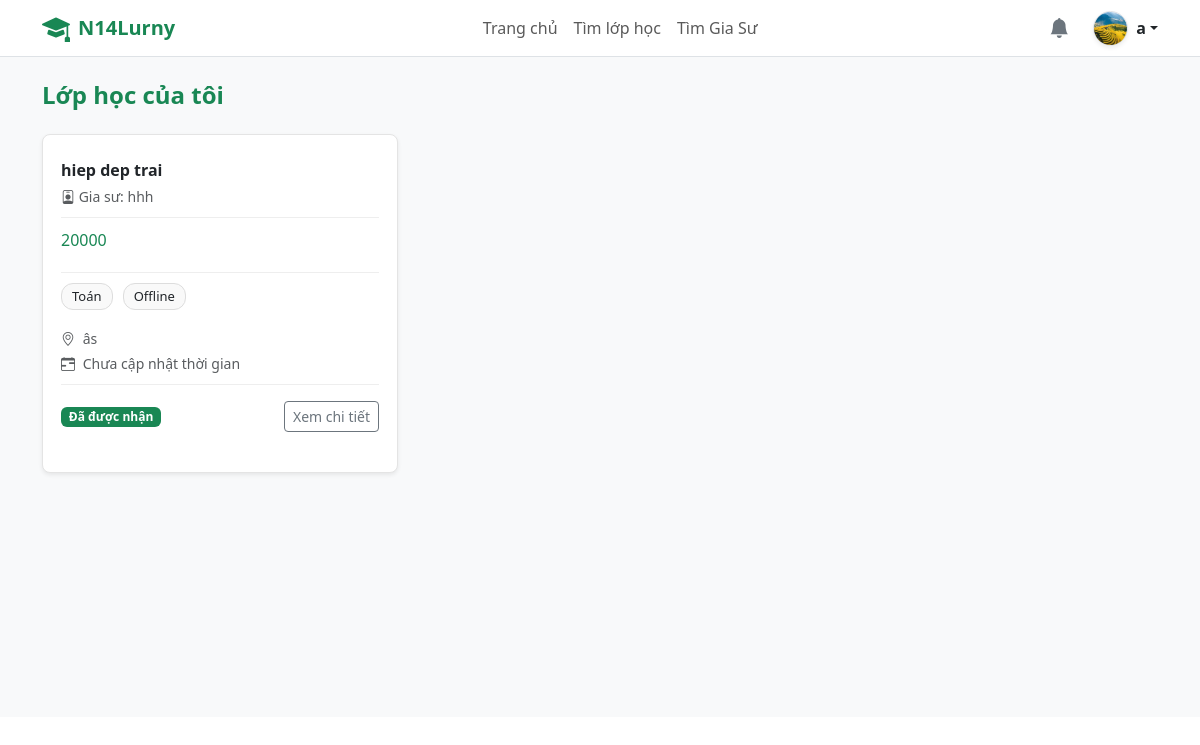
The page /N14Lurny/student/dashboard.php (signed in) on the database as committed earlier.
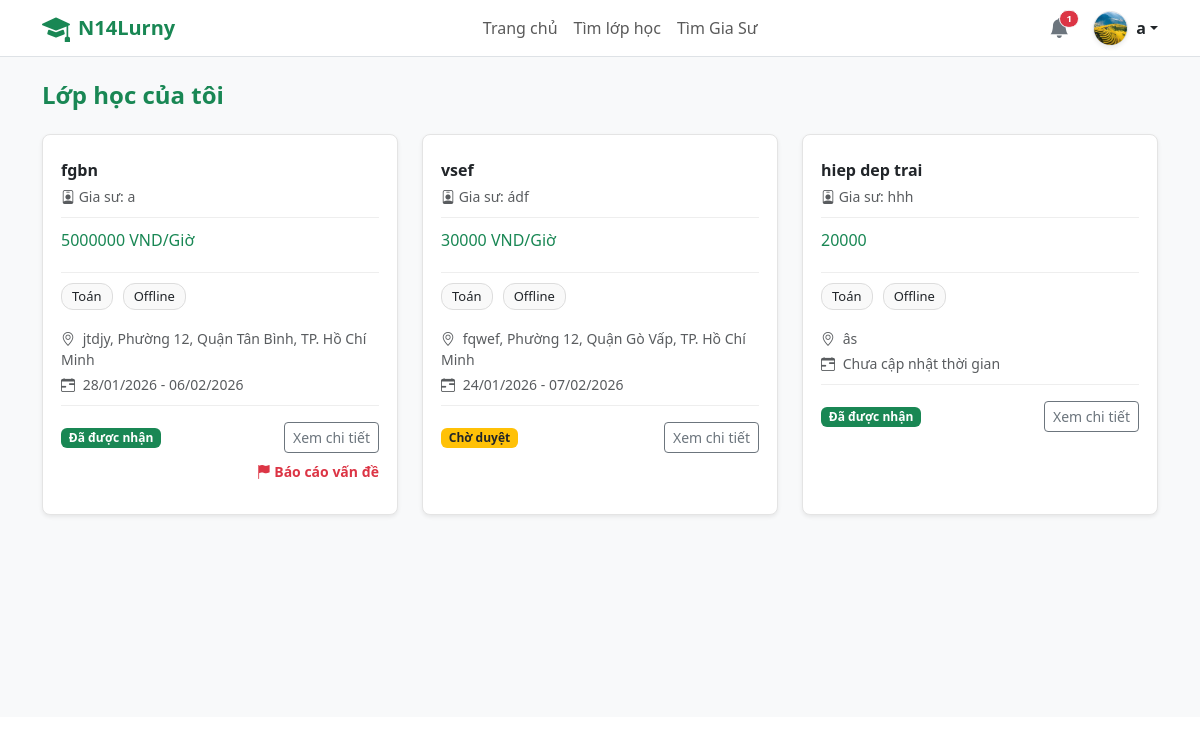
The same page on the database as committed later.
### tables this page shows
CREATE TABLE `users` (
  `id` int(11) NOT NULL,
  `full_name` varchar(100) NOT NULL,
  `email` varchar(100) NOT NULL,
  `password` varchar(255) NOT NULL,
  `role` enum('admin','tutor','student') NOT NULL DEFAULT 'student',
  `avatar` varchar(255) DEFAULT NULL,
  `dob` date DEFAULT NULL,
  `gender` enum('Nam','Nữ','Khác') DEFAULT 'Nam',
  `phone` varchar(20) DEFAULT NULL,
  `bio` text DEFAULT NULL COMMENT 'Giới thiệu bản thân',
  `major` varchar(100) DEFAULT NULL COMMENT 'Chuyên ngành',
  `degree` varchar(100) DEFAULT NULL COMMENT 'Bằng cấp/Trình độ',
  `experience` varchar(100) DEFAULT NULL COMMENT 'Kinh nghiệm',
  `address` varchar(255) DEFAULT NULL COMMENT 'Địa chỉ/Khu vực',
  `school` varchar(255) DEFAULT NULL,
  `grade` varchar(50) DEFAULT NULL,
  `created_at` timestamp NOT NULL DEFAULT current_timestamp(),
  `warnings_count` int(11) DEFAULT 0 COMMENT 'Số lần bị cảnh cáo',
  `is_banned` tinyint(1) DEFAULT 0 COMMENT '1: Bị cấm dạy, 0: Bình thường',
  `avg_rating` float DEFAULT 0,
  `review_count` int(11) DEFAULT 0
);

CREATE TABLE `class_registrations` (
  `id` int(11) NOT NULL,
  `class_id` int(11) NOT NULL,
  `student_id` int(11) NOT NULL,
  `status` enum('pending','accepted','rejected') DEFAULT 'pending',
  `message` text DEFAULT NULL,
  `tutor_note` text DEFAULT NULL,
  `created_at` timestamp NOT NULL DEFAULT current_timestamp()
);

CREATE TABLE `classes` (
  `id` int(11) NOT NULL,
  `tutor_id` int(11) NOT NULL,
  `title` varchar(255) NOT NULL,
  `subject` varchar(100) NOT NULL,
  `grade` varchar(50) NOT NULL,
  `price` varchar(255) DEFAULT NULL,
  `description` text DEFAULT NULL,
  `method` varchar(50) NOT NULL DEFAULT 'Offline' COMMENT 'Online hoặc Offline',
  `location` varchar(100) NOT NULL DEFAULT 'TP. Hồ Chí Minh' COMMENT 'Quận/Huyện tại TP.HCM',
  `status` enum('pending','active','hidden','closed','rejected') DEFAULT 'pending',
  `max_students` int(11) NOT NULL DEFAULT 1,
  `start_date` date DEFAULT NULL,
  `end_date` date DEFAULT NULL,
  `created_at` timestamp NOT NULL DEFAULT current_timestamp()
);

### N14Lurny/student/dashboard.php (the view, shortened to what this page needs)
<?php
include '../includes/header.php';
require_once '../config/db.php';
$student_id = $_SESSION['user_id'];
$today = date('Y-m-d');
$sql = "SELECT r.*, c.title, c.subject, c.price, c.method, c.location, c.start_date, c.end_date, u.full_name as tutor_name
        FROM class_registrations r
        JOIN classes c ON r.class_id = c.id
        JOIN users u ON c.tutor_id = u.id
        WHERE r.student_id = ?
        ORDER BY r.created_at DESC";
$stmt = $conn->prepare($sql);
$stmt->bind_param("i", $student_id);
$stmt->execute();
$result = $stmt->get_result();
?>
<!DOCTYPE html>
<html lang="vi">
<head>
    <link href="https://cdn.jsdelivr.net/npm/bootstrap@5.3.0/dist/css/bootstrap.min.css" rel="stylesheet">
    <link rel="stylesheet" href="../assets/css/student.css">
    <link rel="stylesheet" href="https://cdn.jsdelivr.net/npm/bootstrap-icons@1.11.1/font/bootstrap-icons.css">
</head>
<body>
<section class="tutor-dashboard">
  <div class="container py-4">
    <h4 class="dashboard-title mb-4">Lớp học của tôi</h4>
    <?php if ($result->num_rows > 0): ?>
        <div class="row">
        <?php while($row = $result->fetch_assoc()): ?>
            <div class="col-md-6 col-lg-4 mb-4">
                <div class="class-card h-100 shadow-sm">
                    <div class="card-section">
                        <h6 class="class-title text-truncate" title="<?= htmlspecialchars($row['title']) ?>">
                            <a href="../class-detail.php?id=<?= $row['class_id'] ?>" class="text-decoration-none text-dark">
                                <?= htmlspecialchars($row['title']) ?>
                            </a>
                        </h6>
                        <div class="text-muted small">
                            <i class="bi bi-person-badge"></i> Gia sư: <?= htmlspecialchars($row['tutor_name']) ?>
                        </div>
                    </div>
                    <div class="card-section">
                        <div class="class-price">
                            <?= htmlspecialchars($row['price']) ?>
                        </div>
                    </div>
                    <div class="card-section">
                        <div class="class-tags">
                            <span><?= htmlspecialchars($row['subject']) ?></span>
                            <span><?= htmlspecialchars($row['method']) ?></span>
                        </div>
                        <div class="small text-muted mb-1">
                            <i class="bi bi-geo-alt me-1"></i> <?= htmlspecialchars($row['location']) ?>
                        </div>
                        <div class="small text-muted">
                            <i class="bi bi-calendar-range me-1"></i>
                            <?php
                                if (!empty($row['start_date']) && !empty($row['end_date'])) {
                                    echo date('d/m/Y', strtotime($row['start_date'])) . ' - ' . date('d/m/Y', strtotime($row['end_date']));
                                } else {
                                    echo "Chưa cập nhật thời gian";
                                }
                            ?>
                        </div>
                    </div>
                    <div class="card-section card-section-last pt-3">
                        <div class="d-flex justify-content-between align-items-center mb-2">
                            <?php if($row['status'] == 'pending'): ?>
                                <span class="badge bg-warning text-dark">Chờ duyệt</span>
                            <?php elseif($row['status'] == 'accepted'): ?>
                                <span class="badge bg-success">Đã được nhận</span>
                            <?php else: ?>
                                <span class="badge bg-danger">Bị từ chối</span>
                            <?php endif; ?>
                            <a href="../class-detail.php?id=<?= $row['class_id'] ?>" class="btn btn-outline-secondary btn-sm">
                               Xem chi tiết
                            </a>
                        </div>
                        <?php
                            if($row['status'] == 'accepted' && !empty($row['start_date']) && $today >= $row['start_date']):
                        ?>
                            <div class="mt-2 text-end">
                                <a href="../class-detail.php?id=<?= $row['class_id'] ?>" class="text-danger small text-decoration-none fw-bold">
                                    <i class="bi bi-flag-fill"></i> Báo cáo vấn đề
                                </a>
                            </div>
                        <?php endif; ?>
                    </div>
                </div>
            </div>
        <?php endwhile; ?>
        </div>
    <?php endif; ?>
  </div>
</section>
</body>
</html>

### N14Lurny/includes/header.php (shortened to what this page needs)
<?php
$base_url = '/N14Lurny';
$notif_count = 0;
if (isset($_SESSION['user_id'])) {
    require_once dirname(__FILE__) . '/../config/db.php';
    $uid = $_SESSION['user_id'];
    $count_sql = "SELECT COUNT(*) as total FROM notifications WHERE user_id = $uid AND is_read = 0";
    $count_res = $conn->query($count_sql);
    if($count_res) $notif_count = $count_res->fetch_assoc()['total'];
}
?>
<nav class="navbar navbar-expand-lg bg-white border-bottom py-2 fixed-top-nav" style="position: relative; z-index: 1050;">
  <div class="container">
    <a class="navbar-brand fw-bold text-success d-flex align-items-center" href="<?= $base_url ?>/index.php">
        <i class="bi bi-mortarboard-fill me-2 fs-3"></i> N14Lurny
    </a>
    <div class="collapse navbar-collapse" id="navbarContent">
      <ul class="navbar-nav mx-auto mb-2 mb-lg-0">
        <li class="nav-item">
            <a class="nav-link" href="<?= $base_url ?>/index.php">Trang chủ</a>
        </li>
        <li class="nav-item">
            <a class="nav-link" href="<?= $base_url ?>/find-class.php">Tìm lớp học</a>
        </li>
        <li class="nav-item">
            <a class="nav-link" href="/N14Lurny/find-tutor.php">Tìm Gia Sư</a>
        </li>
      </ul>
      <div class="d-flex align-items-center">
        <?php if (isset($_SESSION['user_id'])): ?>
            <?php
                $fullname = isset($_SESSION['fullname']) ? $_SESSION['fullname'] : 'Học viên';
                $firstLetter = mb_substr($fullname, 0, 1, 'UTF-8');
                $user_avatar = '';
                $u_id = $_SESSION['user_id'];
                $u_res = $conn->query("SELECT avatar FROM users WHERE id=$u_id");
                if($u_res && $u_row = $u_res->fetch_assoc()) {
                    $user_avatar = $u_row['avatar'];
                }
            ?>
            <div class="dropdown me-4">
                <a href="#" class="text-secondary position-relative text-decoration-none" id="notifDropdown" data-bs-toggle="dropdown" aria-expanded="false">
                    <i class="bi bi-bell-fill fs-5"></i>
                    <?php if($notif_count > 0): ?>
                        <span class="position-absolute top-0 start-100 translate-middle badge rounded-pill bg-danger border border-light" style="font-size: 0.6rem;">
                            <?= $notif_count ?>
                        </span>
                    <?php endif; ?>
                </a>
            </div>
            <div class="dropdown">
                <a href="#" class="d-flex align-items-center text-decoration-none dropdown-toggle text-dark" id="studentDropdown" data-bs-toggle="dropdown" aria-expanded="false">
                    <?php if (!empty($user_avatar) && file_exists(dirname(__FILE__) . '/../assets/uploads/avatars/' . $user_avatar)): ?>
                        <img src="<?= $base_url ?>/assets/uploads/avatars/<?= $user_avatar ?>" class="rounded-circle me-2 object-fit-cover shadow-sm border" style="width: 35px; height: 35px;">
                    <?php else: ?>
                        <div class="rounded-circle bg-success text-white d-flex align-items-center justify-content-center me-2 fw-bold" style="width: 35px; height: 35px;">
                            <?= $firstLetter ?>
                        </div>
                    <?php endif; ?>
                    <span class="fw-bold d-none d-sm-block"><?= htmlspecialchars($fullname); ?></span>
                </a>
            </div>
        <?php else: ?>
            <a href="<?= $base_url ?>/auth/login_register.php" class="btn btn-outline-success me-2 fw-semibold">Đăng nhập</a>
            <a href="<?= $base_url ?>/auth/login_register.php" class="btn btn-success fw-semibold">Đăng ký</a>
        <?php endif; ?>
      </div>
    </div>
  </div>
</nav>

### N14Lurny/assets/css/student.css (style rules this page uses)
.tutor-dashboard { min-height: calc(100vh - 140px); background: #f8f9fa; }
.dashboard-title { font-weight: 600; color: #198754; }
.class-card { background: #fff; border: 1px solid #e4e4e4; border-radius: 8px; padding: 16px 18px; margin-bottom: 16px; }
.class-title { font-weight: 600; margin-bottom: 6px; }
.class-price { color: #198754; font-weight: 500; margin-bottom: 10px; }
.class-tags { margin-bottom: 14px; }
.class-tags span { display: inline-block; border: 1px solid #ddd; border-radius: 12px; padding: 3px 10px; font-size: 13px; margin-right: 6px; margin-bottom: 4px; background: #f9f9f9; }
.card-section { padding: 10px 0; border-bottom: 1px solid #eee; }
.card-section-last { border-bottom: none; padding-bottom: 0; }

Rows that differ between the two databases and show on the page:
added class_registrations: class.title "fgbn", users.full_name "a", class.price "5000000 VND/Giờ", class.subject "Toán", class.method "Offline", class.location "jtdjy, Phường 12, Quận Tân Bình, TP. Hồ Chí Minh", class.start_date "28/01/2026", class.end_date "06/02/2026", status "Đã được nhận"
added class_registrations: class.title "vsef", users.full_name "ádf", class.price "30000 VND/Giờ", class.subject "Toán", class.method "Offline", class.location "fqwef, Phường 12, Quận Gò Vấp, TP. Hồ Chí Minh", class.start_date "24/01/2026", class.end_date "07/02/2026", status "Chờ duyệt"
Other text that changed with them:
$notif_count: (not shown) → "1"
